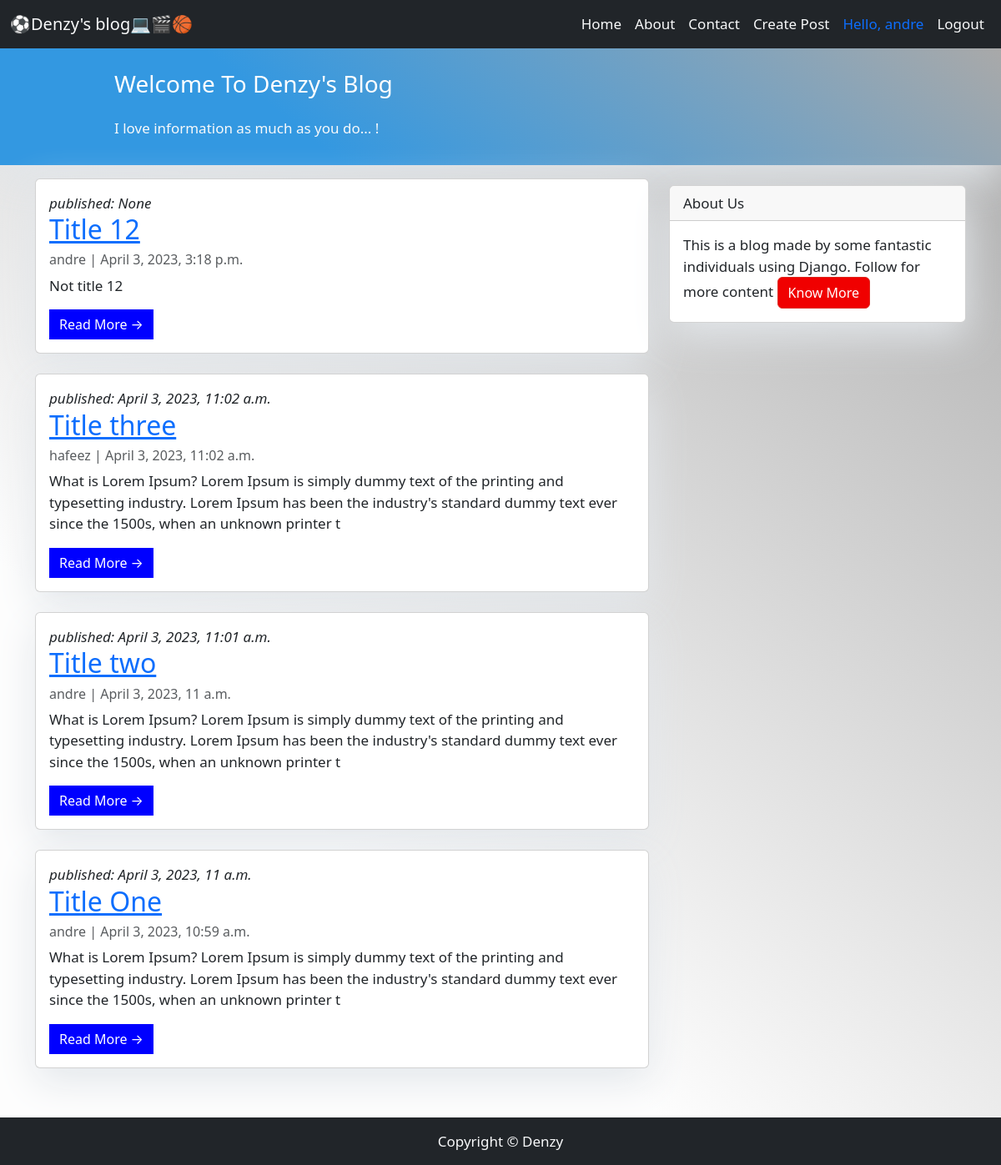
Before: /home/ (signed in) with the older database file.
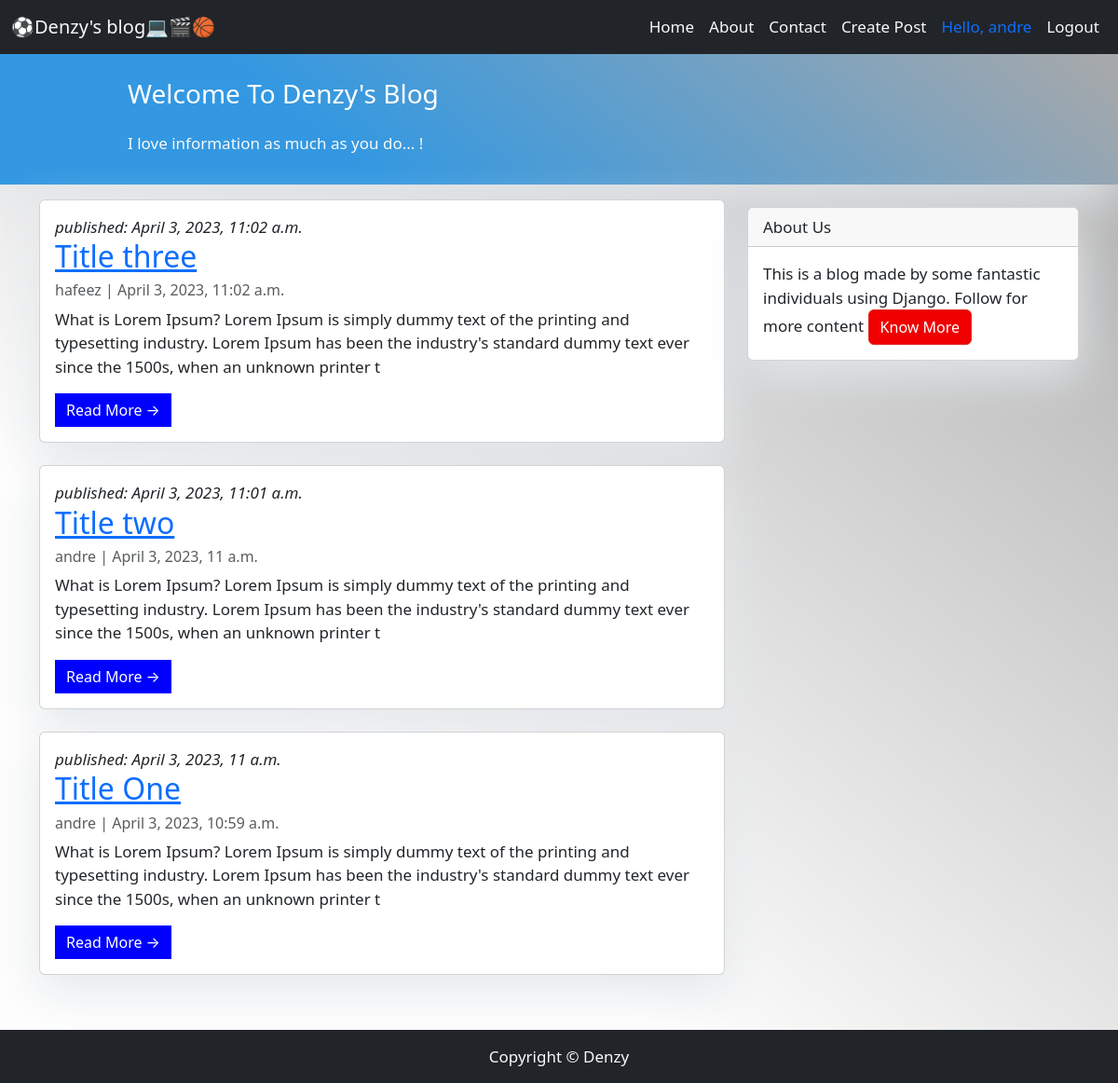
After: the same page with the newer database file.
### MyBlog/models.py (models this page shows, shortened)
class Post(models.Model):
    author = models.ForeignKey(settings.AUTH_USER_MODEL, on_delete=models.CASCADE)
    title = models.CharField(max_length=100, blank=False, null=False)
    description = models.TextField(blank=False)
    created_date = models.DateTimeField(default=timezone.now)
    published_date = models.DateTimeField(blank=True, null=True)

### MyBlog/views.py (the view)
# urls.py: path('home/', HomePageView.as_view(), name='home'),
class HomePageView( LoginRequiredMixin, TemplateView):
    template_name = 'home.html'
    def get(self, request):
        posts = Post.objects.all().order_by('-id')
        context = {'posts': posts}
        return render(request, self.template_name, context)

### templates/home.html (shortened to what this page needs)
{% extends 'base.html' %}
{% block body %}
<header class="masthead">
    <div class="container">
        <div class="row">
            <div class="col-md-8 col-md-10 mx-auto">
                <div class="site-heading">
                    <h3 class="site-heading my-4 mt-3 text-white">Welcome To Denzy's Blog</h3>
                    <p class="text-light">I love information as much as you do... ! &nbsp;</p>
                </div>
            </div>
        </div>
    </div>
</header>
<div class="container">
    <div class="row">
        <div class="col-md-8 mt-3 left">
            {% for post in posts %}
            <div class="card mb-4">
                <div class="card-body">
                            <i>published: {{post.published_date}}</i>
                            <h2 class="card-title"><a href="">{{post.title}}</a></h2>
                            <p class="card-text text-muted h6">{{post.author}} | {{post.created_date}} </p>
                            <p class="card-text">{{post.description|slice:":200"}}</p>
                            <a href="{% url 'post_detail' id=post.id %}" class="btn btn-primary">Read More &rarr;</a>
                </div>
            </div>
            {% endfor %}
        </div>
        {% block sidebar %}
        {% include 'sidebar.html' %}
        {% endblock sidebar %}
    </div>
</div>
<div class="body p-3">
</div>
    {% endblock body %}

### templates/base.html (shortened to what this page needs)
<!DOCTYPE html>
{% load static %}
<html lang="en">
<head>
    <link href="https://cdn.jsdelivr.net/npm/bootstrap@5.3.0-alpha3/dist/css/bootstrap.min.css" rel="stylesheet">
    <link rel="stylesheet" type="text/css" href="{% static 'css/style.css' %}">
</head>
<body>
    <nav class="navbar navbar-expand-lg bg-dark">
        <div class="container-fluid">
          <a class="navbar-brand text-light" href="{% url 'index' %}">⚽Denzy's blog💻🎬🏀</a>
          <div class="collapse navbar-collapse" id="navbarNavAltMarkup">
            <div class="navbar-nav ms-auto">
              <a class="nav-link active text-light" aria-current="page" href="{% url 'home' %}">Home</a>
              <a class="nav-link text-light" href="#">About</a>
              <a class="nav-link  text-light">Contact</a>
              <a class="nav-link text-light" href="{% url 'post_create' %}">Create Post</a>
              {% if user.is_authenticated  %}
              <a class="nav-link text-primary" href="#">Hello, {{request.user}}</a>
              <a href="{% url 'logout' %}" class="nav-link btn btn-secondary text-light" >Logout</a>
              {% else %}
              <a class="nav-link text-danger" href="{% url 'register' %}">Register</a>
              <a href="{% url 'login' %}" class="nav-link btn btn-secondary text-light">Login</a>
              {% endif %}
            </div>
          </div>
        </div>
      </nav>
    {% block body %}
    {% endblock body %}
    <footer class="py-3 bg-dark">
        <p class="m-0 text-light text-center">Copyright &copy; Denzy</p>
    </footer>
</body>
</html>

### templates/sidebar.html
{% block sidebar %}
    <div class="col-md-4 float-end">
        <div class="card my-4">
            <div class="card-header">About Us</div>
            <div class="card-body">
                <div class="card-text">
                    This is a blog made by some fantastic individuals using Django.
                    Follow for more content
                    <a href="#" class="btn btn-danger">Know More</a>
                </div>
            </div>
        </div>
    </div>
{% endblock sidebar %}

### static/css/style.css (style rules this page uses)
body { background: linear-gradient(40deg, #fdfdfd 30%, darkgrey); font-size: 17px; margin-bottom: 60px; }
html { position: relative; min-height: 100%; }
.btn-danger { color: #fff; background-color: #f00000; border-color: #dc281e; }
.masthead { background: linear-gradient(40deg, #3398E1 30%, darkgrey); height: auto; padding-bottom: 15px; box-shadow: 0 16px 48px #E3E7EB; padding-top: 10px; }
.card { box-shadow: 0 16px 48px #E3E7EB; }
footer { position: absolute; padding-top: 10px !important; bottom: 0; width: 100%; }
.btn-primary { background-color: blue; border: none; border-radius: 0; }

Changed rows visible on the page:
removed Post: published_date "None", title "Title 12", author "andre", created_date "April 3, 2023, 3:18 p.m.", description "Not title 12"
